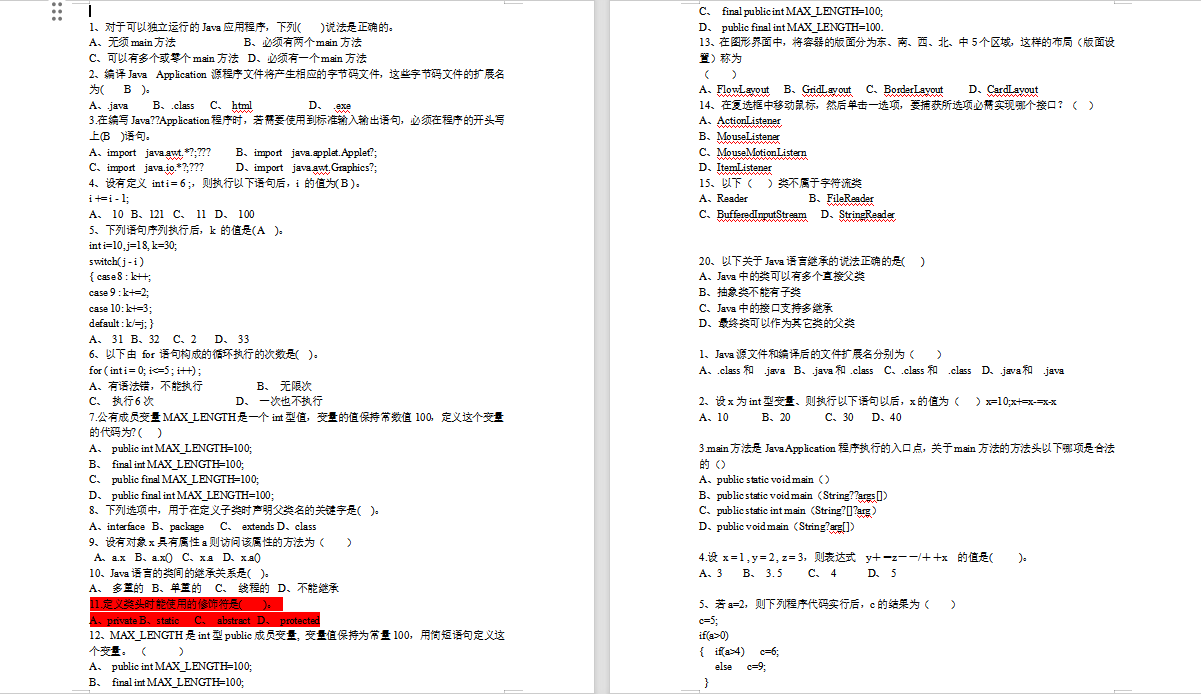
#> input picture 分割算法+ocr+阅卷/image/b6ce94d7-0e16-4764-a1e9-d5ce0198294f.png, 1201 x 694 px
$ python -i slip.py   (imports and definitions only)
#> lines starting #> are read from the running program, lines starting #| are printed output that depends on the picture; after the words box and inside, x2 and y2 are one past the last pixel; in counts of white or black regions, pixels touching at a corner belong together
### split_and_ocr/Calculate.py
import cv2
import numpy as np
from skimage import filters, io, color
from .Chart import bar_chart
import matplotlib.pyplot as plt

# 得到图片的灰度值
# [16 lines left out: function get_gray_value, not called in this run]

def skimage_gray_value(img_path):
    sk_img = io.imread(img_path)
    if sk_img.shape[-1] == 4:  # 如果图片有 4 通道，去掉 Alpha 通道
        sk_img = sk_img[:, :, :3]
    img = color.rgb2gray(sk_img)  # 获取灰度图片

    thresh = filters.threshold_otsu(img)  # 计算二值化阈值
    return thresh * 256

### split_and_ocr/slip.py
import cv2
import numpy as np
from paddleocr import PaddleOCR
import os
import matplotlib.pyplot as plt
import time
from PIL import Image
from .Calculate import skimage_gray_value
from .Chart import bar_chart
from .myocr import zi_file, zi_pil

# 初始化OCR
# [8 lines that did not run here, left out]


def can_split_center(img):
    """
    判断图片正中间是否可以进行列分割
    """
    try:
        ocr_result = ocr.ocr(np.array(img), cls=True)
        if not ocr_result or not ocr_result[0]:  # 检查OCR结果是否为空
            print("OCR未识别到文字，默认不进行分割")
            return False

        center_x = img.size[0] // 2
        left_text, right_text = False, False

        for line in ocr_result[0]:
            bbox = line[0]
            left, right = bbox[0][0], bbox[2][0]
            if left < center_x and right < center_x:
                left_text = True  # 左半部分有文字
            elif left > center_x and right > center_x:
                right_text = True  # 右半部分有文字

        # 如果左右两部分都有文字，则可以分割
        return left_text and right_text
    except Exception as e:
        print(f"分割判断时发生错误: {str(e)}")
        return False  # 发生错误时默认不分割

debug = False

# 列分割
def AcrCut(img):
    li = list(np.sum(np.array(img) == 0, axis=0))  # 对每一列进行求和并返回一行元素
    img_array = np.array(img)  # 将img转数组
    posx = []
    for i in range(3, len(li) - 3):
        if i > 0 and li[i] <= 3 and li[i - 3] <= 3 and li[i + 3] <= 3:  # 判断当前列有没有内容
            posx.append(i)
    width, height = img.size
    cutx = []
    i = 0
    while i < len(posx):
        t = i
        while i < len(posx) - 1 and posx[i + 1] < posx[i] + 5:  # 判断相邻的是否为黑色
            i = i + 1
        if i - t > 10:  # 相邻为黑色的超过10个像素，则可以切
            cutx.append(int((posx[t] + posx[i]) / 2))
        i = i + 1
    if debug:
        ''' ----- 显示 调试部分 ----  '''
        for i in range(len(cutx)):
            for j in range(height):
                img_array[j][cutx[i]] = 0  # 全部赋值为1
        img_array = np.uint8(img_array)  # 转类型
        img_array[img_array > 0] = 255  # 将1转为255
        Image.fromarray(img_array).show()  # 返回图片
    print(cutx)
    return cutx

# 行切割标准
def HorCutCheck(i, prei, dis=5):
    return i > prei + dis  # 忽略相邻三个像素的点内有分割线

# 计算切割信息
# [68 lines left out: functions HorCutDate, HorCut, not called in this run]

# 图像二值化
def binarize(img, threshold=120):
    img = img.convert('L')

    table = []
    for i in range(256):
        if i > threshold:
            table.append(1)
        else:
            table.append(0)
    bin_img = img.point(table, '1')  # 根据table表进行区分

    return bin_img

def pre_run(img_input, out_input):
    """
    处理输入的图像
    :param img_input: 可以是图片路径字符串或PIL Image对象
    """
    if isinstance(img_input, str):
        img = Image.open(img_input)
    else:
        img = img_input  # 如果已经是PIL Image对象，直接使用

    if debug:
        img.show()

    # 如果是路径，使用skimage处理
    if isinstance(img_input, str):
        gray_value = skimage_gray_value(img_input)
    else:
        # 如果是PIL Image对象，先保存为临时文件
        temp_path = "temp_image_for_skimage.png"
        img.save(temp_path)
        gray_value = skimage_gray_value(temp_path)
        os.remove(temp_path)  # 删除临时文件

    print("end skimage_gray_value time:" + str(time.time()))
    re_img = binarize(img, gray_value)  # 二值化
    if debug:
        re_img.show()
    data = AcrCut(re_img)  # 列切割
    if debug:
        data = HorCut(re_img)  # 行切割，将图片中文字分行

    print("end HorCut time:" + str(time.time()))
    # OCR 替换为 PaddleOCR 识别
    if isinstance(img_input, str):
        ocr_result = zi_file(img_input)
    else:
        ocr_result = zi_pil(img)

    # 获取当前文件所在目录
    current_dir = os.path.dirname(os.path.abspath(__file__))
    read_dir = os.path.join(current_dir, "read")

    # 确保read目录存在
    os.makedirs(read_dir, exist_ok=True)

    # 使用绝对路径创建和写入文件
    results_file = os.path.join(read_dir, out_input)
    with open(results_file, "a", encoding="utf-8") as f:
        f.write(ocr_result)
        print(f"OCR 结果已保存到 {results_file}")

    return data

def split_columns_and_rows(img_input, out_input):
    """
    先进行列分割，然后对每列图片进行行分割
    :param img_input: 可以是图片路径字符串或PIL Image对象
    """
#> called with out_input = 'out.png'
    try:
        # 打开原图
        if isinstance(img_input, str):
            img = Image.open(img_input)
#> img is the input picture: PIL image 1201x694 RGBA; mean R, G, B, A 244.2, 242.3, 242.4, 255
        else:
            img = img_input
        width, height = img.size
#> width = 1201; height = 694

        if can_split_center(img):
            # 列分割，将图片左右分为两半
            left_img = img.crop((0, 0, width // 2, height))
            right_img = img.crop((width // 2, 0, width, height))

            print("列分割完成，直接进行 OCR 分析")

            # 调用 pre_run 函数处理分割后的图像
            print("处理左图：")
            pre_run(left_img, out_input)

            print("处理右图：")
            pre_run(right_img, out_input)

            print("列分割处理完成")
        else:
            print("无法进行列分割，进行整页处理")
            pre_run(img, out_input)
#> in skimage_gray_value, `thresh = filters.threshold_otsu(img)`: thresh = 0.604
#> in pre_run, `gray_value = skimage_gray_value(temp_path)`: gray_value = 154.5
#> after the loop in binarize, `for i in range(256):`: table = 256 values from 0 to 1
#> in binarize, `bin_img = img.point(table, '1')`:
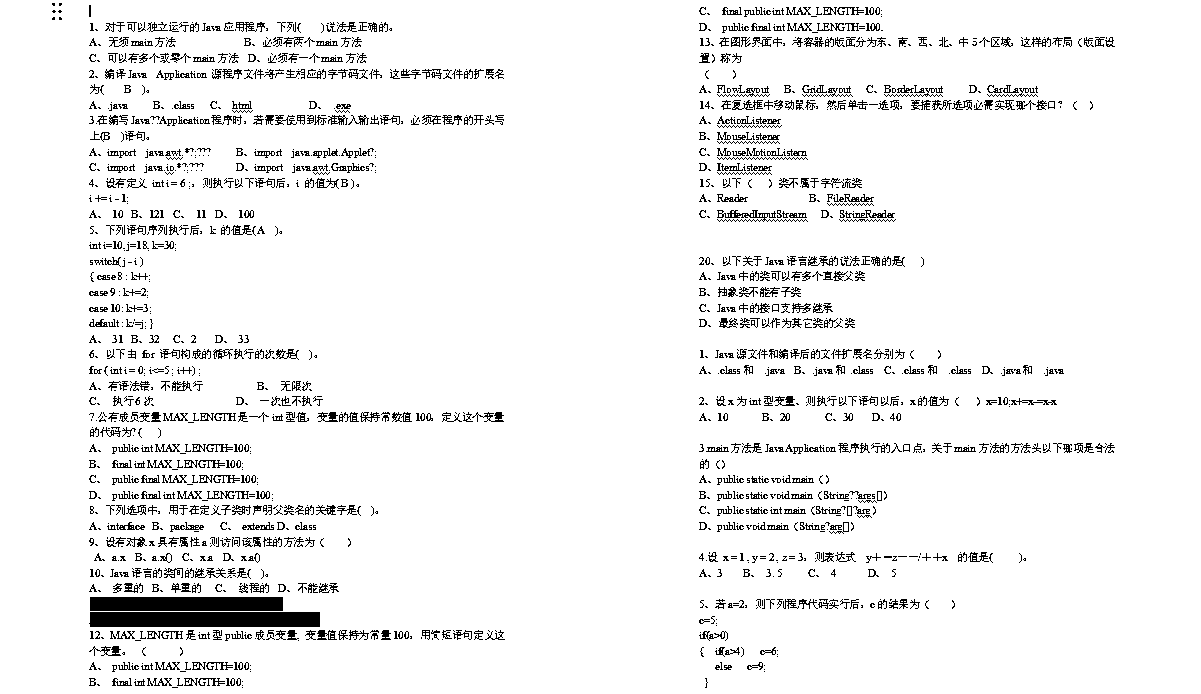
#> bin_img: PIL image 1201x694 1; 94.4% white; black in thin lines or dots, all inside (x1, y1, x2, y2) = (52, 3, 1115, 688)
#> in AcrCut, `li = list(np.sum(np.array(img) == 0, axis=0))`: li = 1201 values, max 218 at index 113, min 0 at index 0, mean 38.63
#> after the loop in AcrCut, `for i in range(3, len(li) - 3):`: posx = 337 values from 3 to 1197
#> the loop in AcrCut, `while i < len(posx):` made 4 passes
#> (t, i) on passes 1 to 4: (0, 46), (46, 67), (67, 256), (256, 337)
#> after the loop in AcrCut, `while i < len(posx):`: cutx = [25, 75, 601, 1157]; i = 337
#| [25, 75, 601, 1157]
#> in pre_run, `data = AcrCut(re_img)`: data = [25, 75, 601, 1157]
    except Exception as e:
        print(f"分割处理时发生错误: {str(e)}")
        # 如果发生错误，尝试直接处理整个图像
        try:
            print("尝试直接处理整个图像...")
            pre_run(img_input, out_input)
#> the loop in AcrCut (call 2), `while i < len(posx):` made 4 passes
#| [25, 75, 601, 1157]
        except Exception as e2:
            print(f"处理整个图像时也发生错误: {str(e2)}")
            raise  # 如果连直接处理也失败，则抛出异常

# [5 lines not run here, left out]

#> (the run stopped early here; a loop or call above may not have finished)

$ run again, on 分割算法+ocr+阅卷/image/55dc74e1-93cc-4391-9026-4e24f8d239e5.png
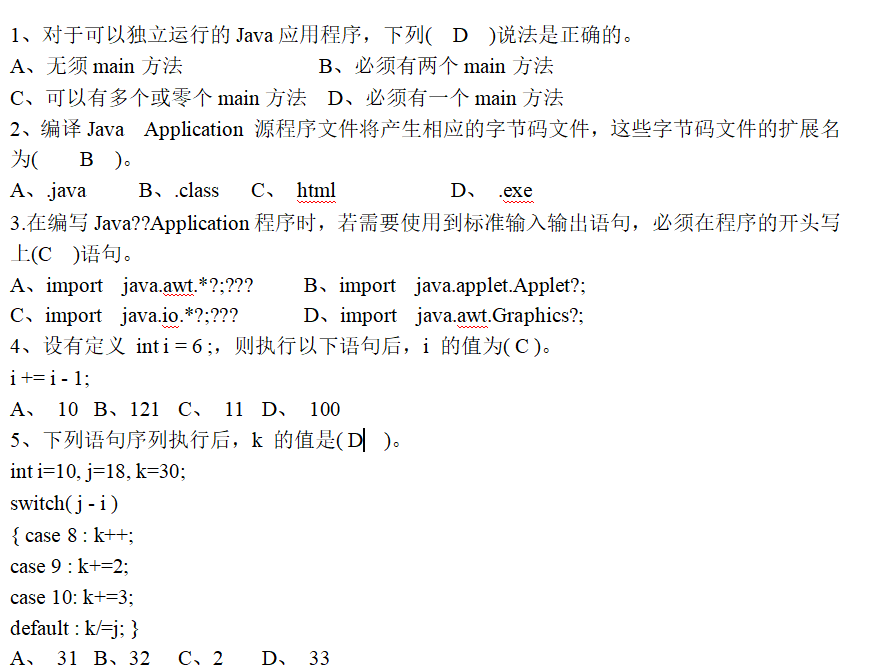
#> input picture 分割算法+ocr+阅卷/image/55dc74e1-93cc-4391-9026-4e24f8d239e5.png, 873 x 671 px
#> in split_columns_and_rows, img is the input picture: PIL image 873x671 RGBA; mean R, G, B, A 246.4, 246.3, 246.3, 255
#> thresh = 0.615
#> gray_value = 157.5
#> after the loop in binarize, `for i in range(256):`: table = 256 values from 0 to 1
#> in binarize, `bin_img = img.point(table, '1')`:
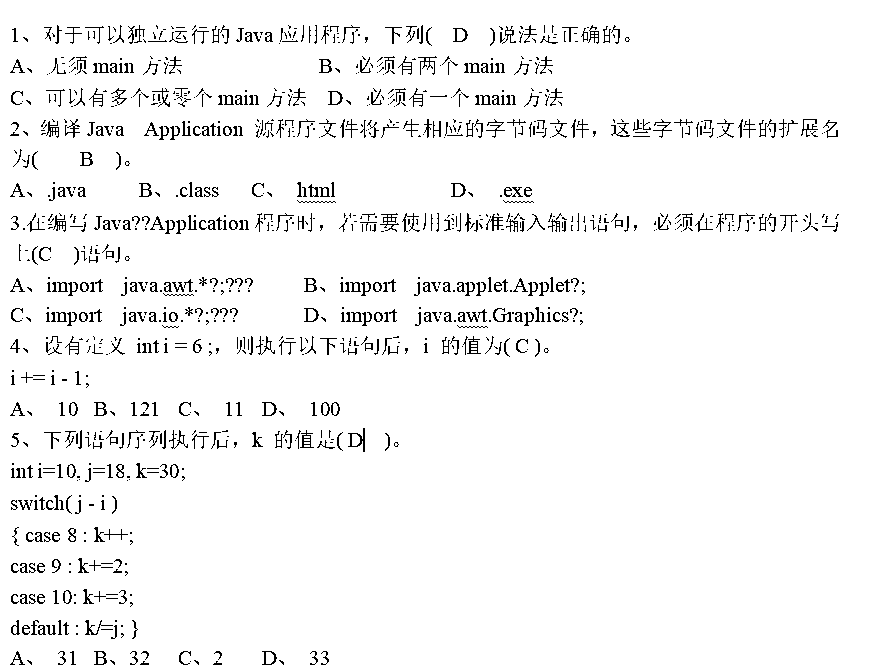
#> bin_img: PIL image 873x671 1; 96% white; black in thin lines or dots
#> li = 873 values, max 107 at index 70, min 0 at index 0, mean 26.61
#> after the loop in AcrCut, `for i in range(3, len(li) - 3):`: posx = 36 values from 3 to 869
#> the loop in AcrCut, `while i < len(posx):` made 5 passes
#> (t, i) on passes 1 to 5: (0, 4), (4, 5), (5, 6), (6, 7), (7, 36)
#> after the loop in AcrCut, `while i < len(posx):`: cutx = [855]; i = 36
#| [855]
#> data = [855]
#> the loop in AcrCut (call 2), `while i < len(posx):` made 5 passes
#| [855]

$ run again, on 分割算法+ocr+阅卷/image/A6B701AB402C87D9D2EB0B9E737BCE94.png
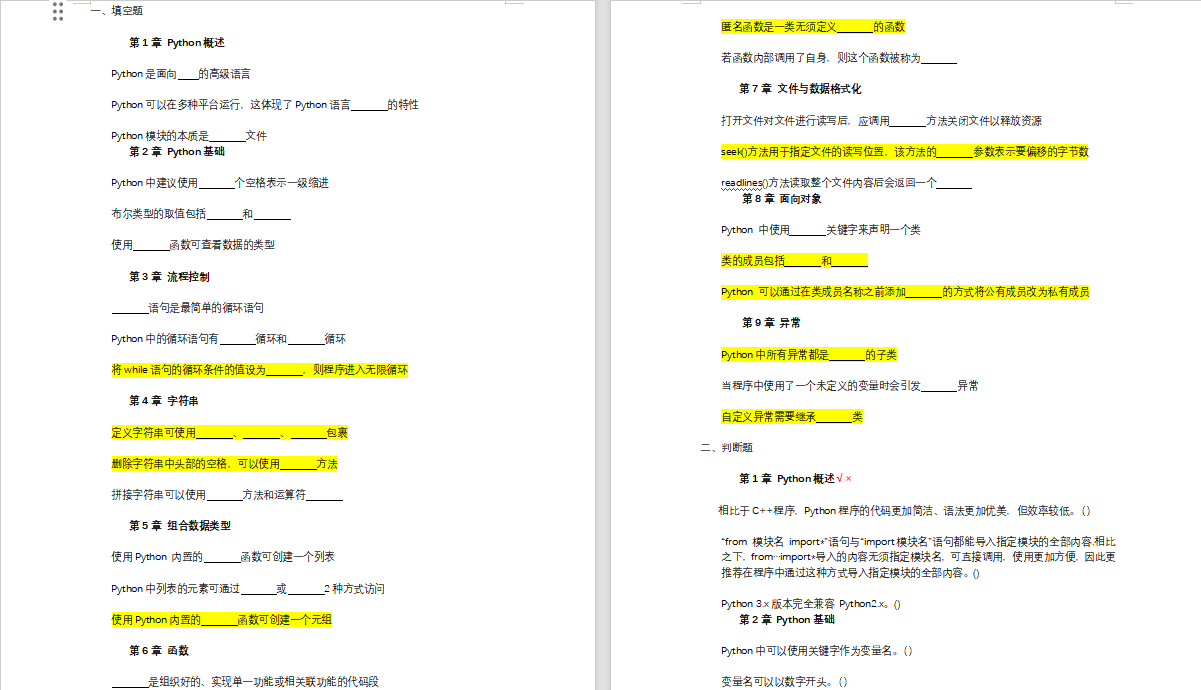
#> input picture 分割算法+ocr+阅卷/image/A6B701AB402C87D9D2EB0B9E737BCE94.png, 1201 x 690 px
#> in split_columns_and_rows, img is the input picture: PIL image 1201x690 RGBA; mean R, G, B, A 247.7, 247.6, 238.4, 255
#> in skimage_gray_value, `img = color.rgb2gray(sk_img)`:
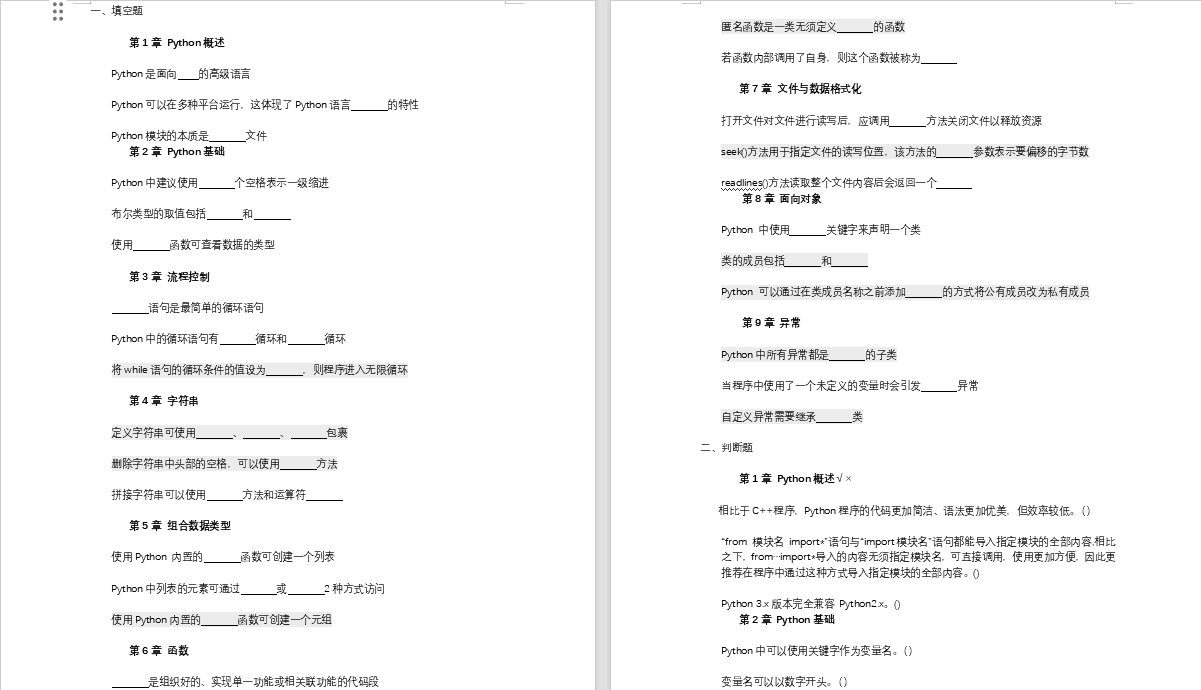
#> img: shape (690, 1201) float64; min 0, max 1, mean 0.969
#> thresh = 0.666
#> gray_value = 170.5
#> after the loop in binarize, `for i in range(256):`: table = 256 values from 0 to 1
#> in binarize, `bin_img = img.point(table, '1')`:
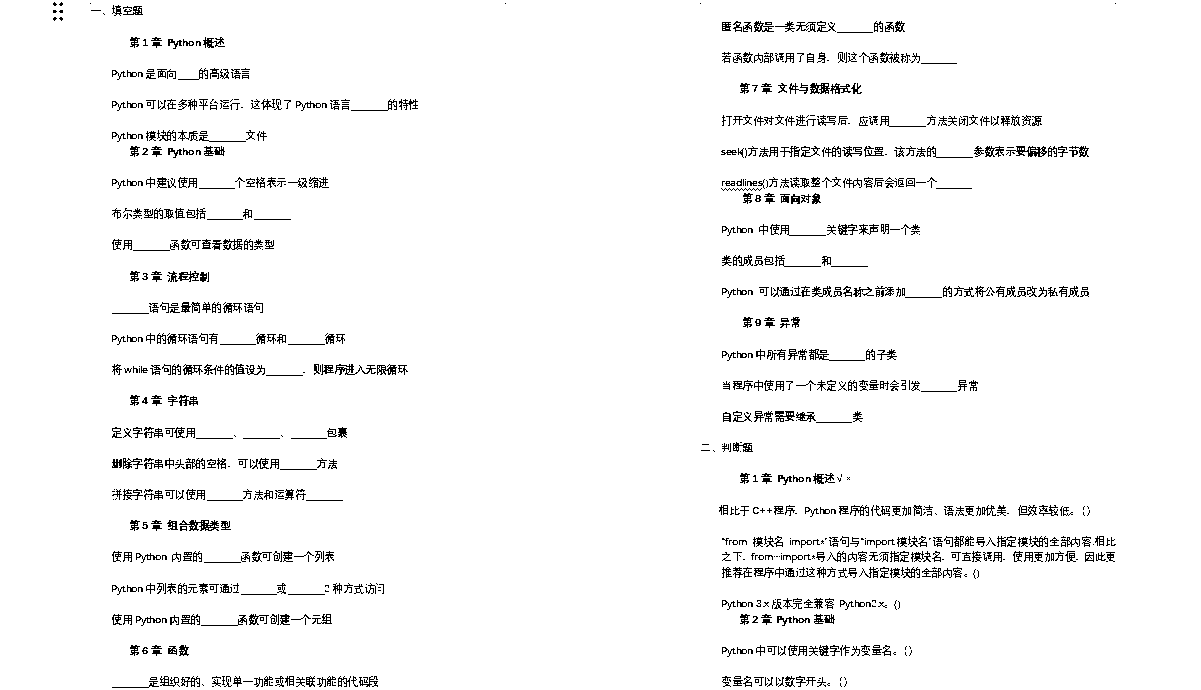
#> bin_img: PIL image 1201x690 1; 96.2% white; black in thin lines or dots, all inside (x1, y1, x2, y2) = (53, 2, 1116, 688)
#> li = 1201 values, max 132 at index 172, min 0 at index 0, mean 25.98
#> after the loop in AcrCut, `for i in range(3, len(li) - 3):`: posx = 471 values from 3 to 1197
#> the loop in AcrCut, `while i < len(posx):` made 4 passes
#> (t, i) on passes 1 to 4: (0, 47), (47, 90), (90, 391), (391, 471)
#> after the loop in AcrCut, `while i < len(posx):`: cutx = [26, 87, 563, 1157]; i = 471
#| [26, 87, 563, 1157]
#> data = [26, 87, 563, 1157]
#> the loop in AcrCut (call 2), `while i < len(posx):` made 4 passes
#| [26, 87, 563, 1157]

$ run again, on 分割算法+ocr+阅卷/image/b5f798e9-f0b4-4c80-a9fd-82207b575363.png
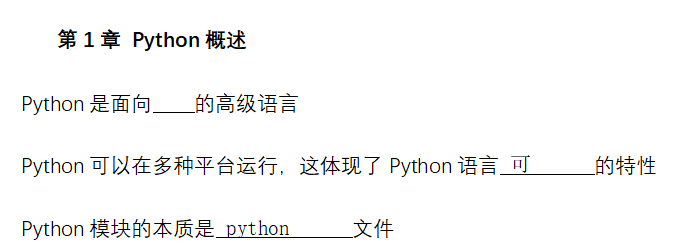
#> input picture 分割算法+ocr+阅卷/image/b5f798e9-f0b4-4c80-a9fd-82207b575363.png, 691 x 241 px
#> in split_columns_and_rows, img is the input picture: PIL image 691x241 RGBA; mean R, G, B, A 246.7, 246.7, 246.7, 255
#> in skimage_gray_value, `img = color.rgb2gray(sk_img)`:
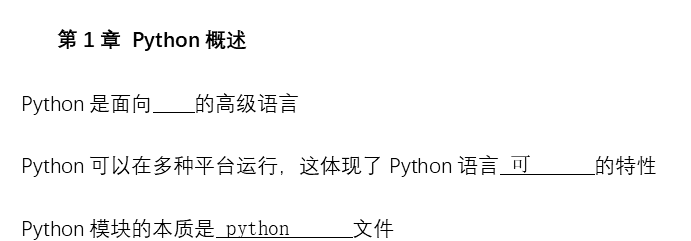
#> img: shape (241, 691) float64; min 0, max 1, mean 0.967
#> thresh = 0.572
#> gray_value = 146.5
#> after the loop in binarize, `for i in range(256):`: table = 256 values from 0 to 1
#> in binarize, `bin_img = img.point(table, '1')`:
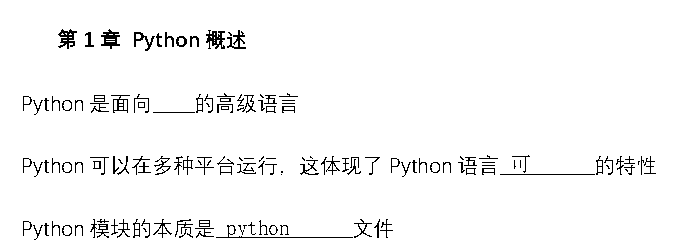
#> bin_img: PIL image 691x241 1; 96.6% white; black in thin lines or dots, all inside (x1, y1, x2, y2) = (23, 29, 656, 240)
#> li = 691 values, max 50 at index 104, min 0 at index 0, mean 8.16
#> after the loop in AcrCut, `for i in range(3, len(li) - 3):`: posx = 168 values from 3 to 687
#> the loop in AcrCut, `while i < len(posx):` made 10 passes
#> (t, i) on passes 1 to 8: (0, 17), (17, 21), (21, 29), (29, 30), (30, 41), (41, 60), (60, 125), (125, 128)
#> after the loop in AcrCut, `while i < len(posx):`: cutx = [11, 508, 559, 669]; i = 168
#| [11, 508, 559, 669]
#> data = [11, 508, 559, 669]
#> the loop in AcrCut (call 2), `while i < len(posx):` made 10 passes
#| [11, 508, 559, 669]
